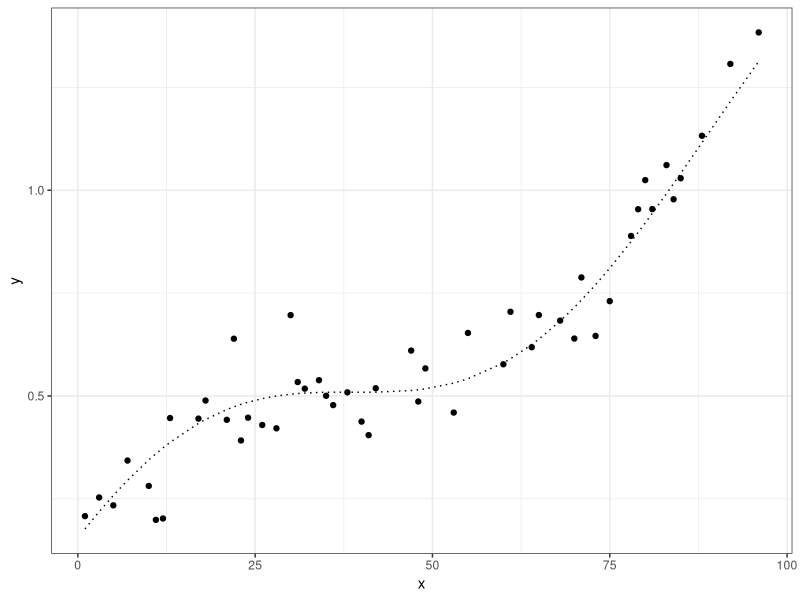
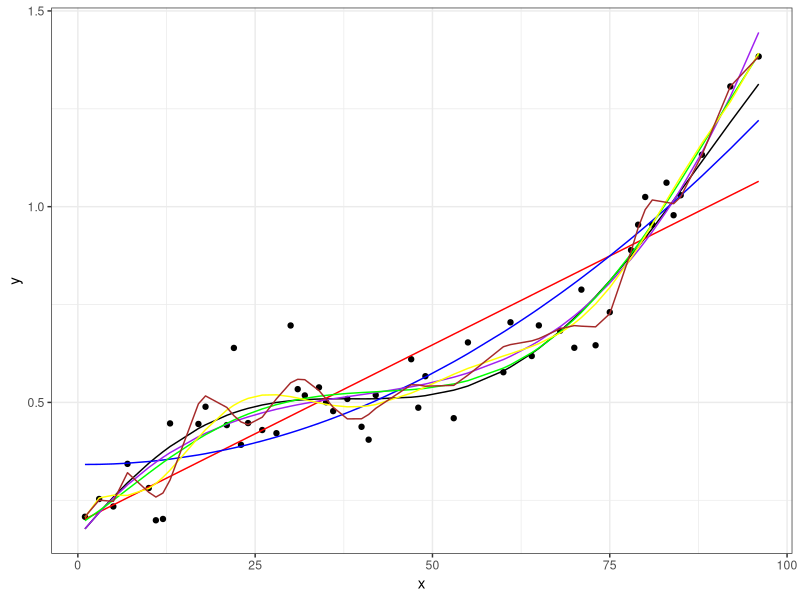
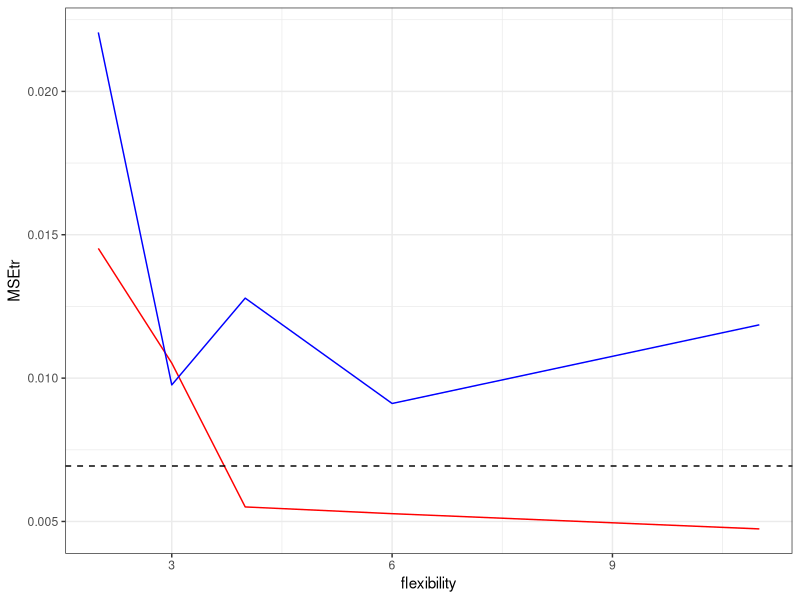

Source code (R) for these figures, in order:
## ---- chunk 1
# setup
library(ggplot2)
library(tidyverse)
## ---- chunk 2
# some constants to parametrize the 
A <- 1/5
B <- 1/80
C <- 1/40
N <- 3/40
DOMAIN <- 1:100

# real function to be found (second degree in these case)
f <- function(x) A*sin(15-x*(2*pi/100))+B*x+C

# noise 
noise <- function(x) N*rnorm(x,sd=1)

# dataset
dt <- data_frame(
  x = DOMAIN,
  f = f(DOMAIN)
  ) %>%
  # adding noise
  mutate(
    y = f + noise(DOMAIN)
  )

# separing in training and testing
idx.tr <- sample(DOMAIN,round(length(DOMAIN)/2))
dt_tr <- dt[idx.tr,]
dt_ts <- dt[-idx.tr,]

#  visualizing
ggplot(dt_tr, aes(x=x)) +
  geom_point(aes(y=y)) +
  geom_line(aes(y=f), linetype="dotted") +
  theme_bw()


## ---- chunk 3

f1 <- lm(y~x,dt_tr)
f2 <- lm(y ~ poly(x, 2, raw=TRUE), dt_tr)
f3 <- lm(y ~ poly(x, 3, raw=TRUE), dt_tr)
f5 <- lm(y ~ poly(x, 5, raw=TRUE), dt_tr)
f10 <- lm(y ~ poly(x, 10, raw=TRUE), dt_tr)
f50 <- lm(y ~ poly(x, 50, raw=TRUE), dt_tr)


dt_tr <- dt_tr %>%
  mutate(
    y1 = f1$fitted.values,
    y2 = f2$fitted.values,
    y3 = f3$fitted.values,
    y5 = f5$fitted.values,
    y10 = f10$fitted.values,
    y50 = f50$fitted.values
  )

ggplot(dt_tr, aes(x=x)) +
  geom_point(aes(y=y)) +
  geom_line(aes(y=f), colour="black", linetype="solid") +
  geom_line(aes(y=y1), colour="red") +
  geom_line(aes(y=y2), colour="blue") +
  geom_line(aes(y=y3), colour="purple") +
  geom_line(aes(y=y5), colour="green") +
  geom_line(aes(y=y10), colour="yellow") +
  geom_line(aes(y=y50), colour="brown") +
  theme_bw()
## ---- chunk 4

# calc MSE from the residuals of the model
getMSE <- function(lm.model) sum(lm.model$residuals^2)/length(lm.model$residuals)

# calc MSE to the training set in a model
calcMSE <- function(lm.model, newdata){
  y_hat <- predict(lm.model, newdata=newdata)
  mse <- (1/length(y_hat))*sum( (newdata$y-y_hat)^2 )
  return(mse)
}

calcFormulaMSE <- function(newdata,formula) {
  y_hat <- formula(newdata$x)
  mse <- (1/length(y_hat))*sum( (newdata$y-y_hat)^2 )
  return(mse)
}

perf <- data_frame(
  flexibility = c(2,3,4,6,11),
  MSEtr = c(getMSE(f1),getMSE(f2),getMSE(f3),getMSE(f5),getMSE(f10)),
  MSEts = c(calcMSE(f1,dt_ts),calcMSE(f2,dt_ts),calcMSE(f3,dt_ts),
            calcMSE(f5,dt_ts),calcMSE(f10,dt_ts))
)

MSEf <- calcFormulaMSE(dt_ts, f)

ggplot(perf,aes(x=flexibility)) +
  geom_line(aes(y=MSEtr), colour="red") +
  geom_line(aes(y=MSEts), colour="blue") +
  geom_hline(yintercept = MSEf, linetype="dashed") +
  theme_bw()

